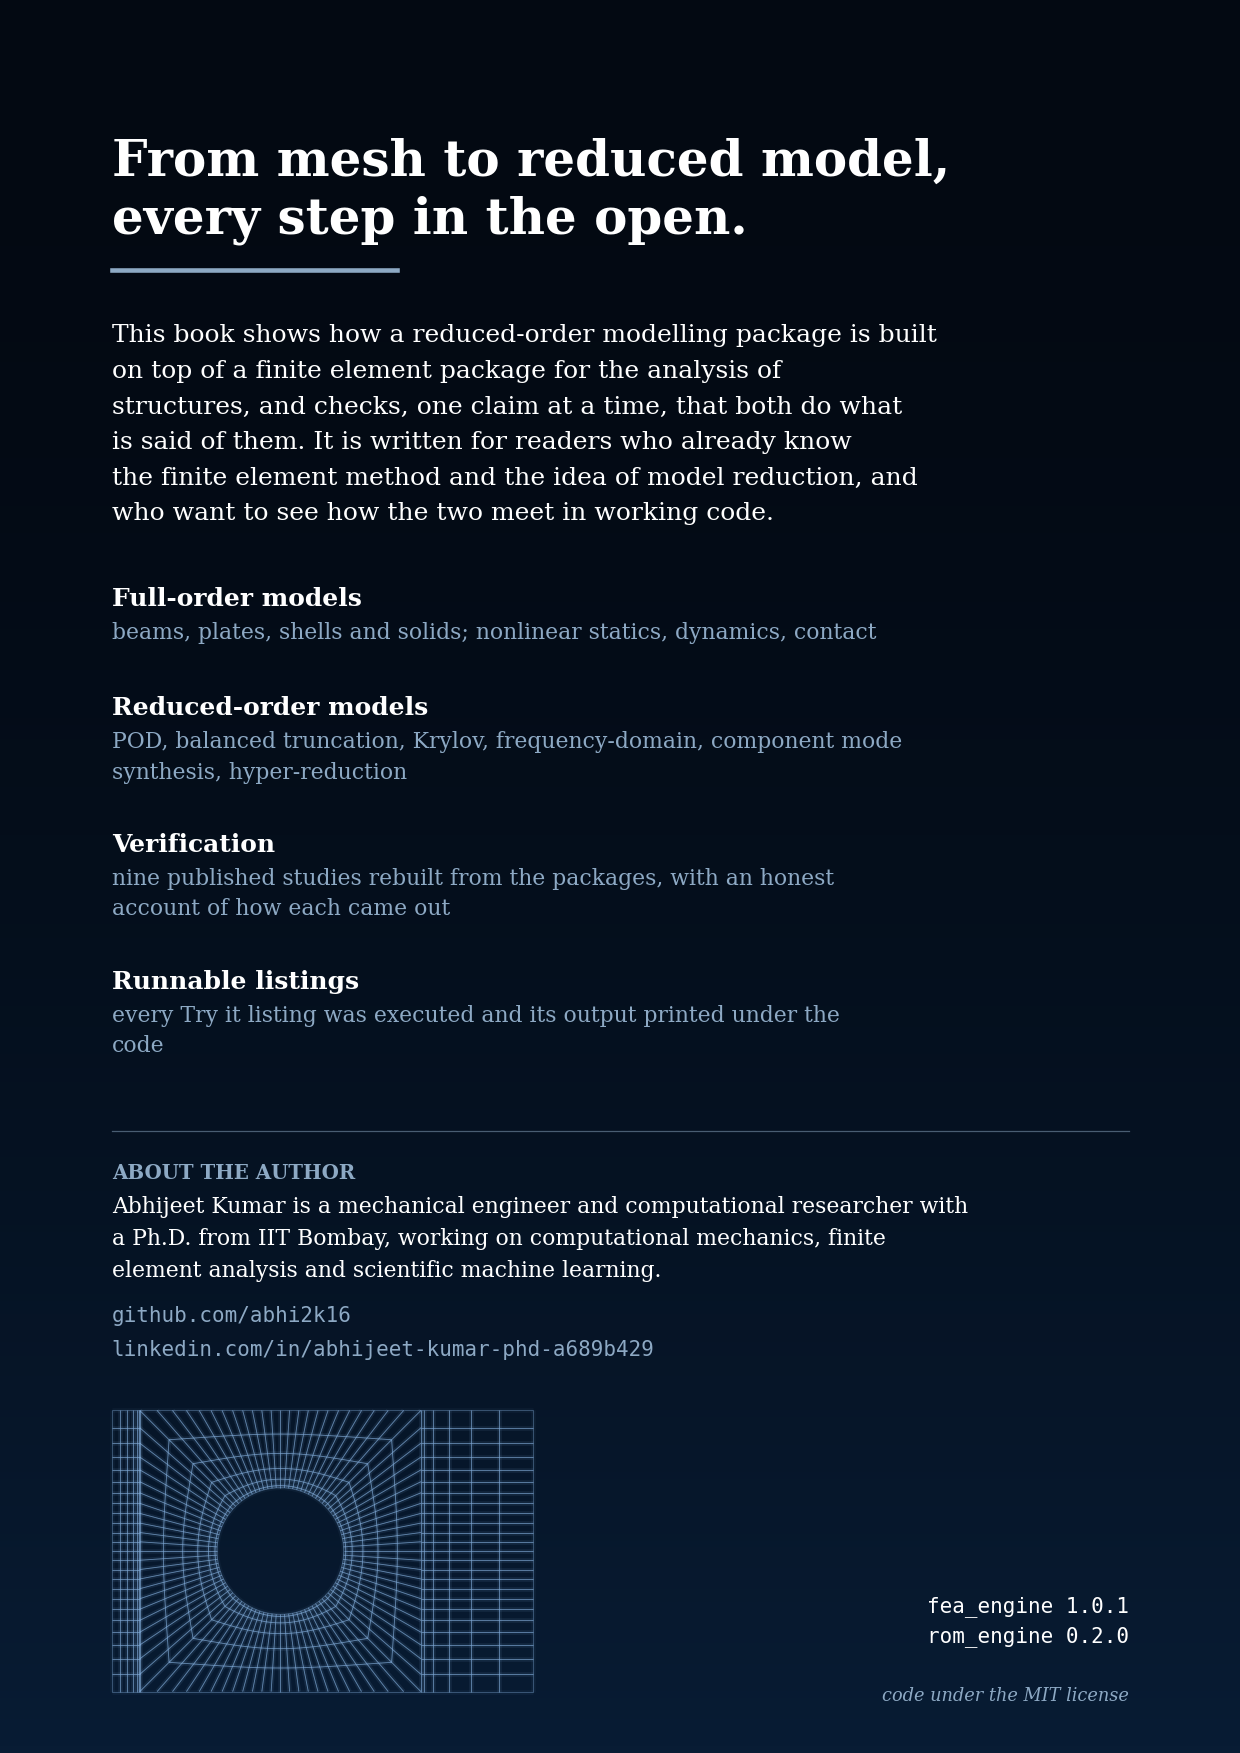

This chart was generated by the following Python code:
import numpy as np, textwrap
import matplotlib; matplotlib.use("Agg")
import matplotlib.pyplot as plt
from matplotlib.collections import LineCollection
from fea_engine.mesh import hole_in_rectangle_mesh

BG, INK, ACC = "#040C16", "#FFFFFF", "#8DA9C4"
serif, mono = "DejaVu Serif", "DejaVu Sans Mono"
fig = plt.figure(figsize=(8.27, 11.69), facecolor=BG)
ax = fig.add_axes([0, 0, 1, 1]); ax.set_xlim(0, 1); ax.set_ylim(0, 1); ax.axis("off")
grad = np.linspace(0, 1, 256)[:, None, None]
top, low = np.array([3, 9, 18]) / 255.0, np.array([8, 28, 52]) / 255.0
ax.imshow(top + (low - top) * grad ** 1.8 * np.ones((1, 2, 1)), extent=[0, 1, 0, 1], aspect="auto", zorder=0)

# faint mesh band at the foot of the page (same plate-with-hole mesh as the front)
m = hole_in_rectangle_mesh(3.0, 2.0, (1.2, 1.0), 0.45, 6, 24)
X, E = m.nodes, m.elements
W = 0.34; sx = W / 3.0; sy = sx * 8.27 / 11.69; x0, y0 = 0.09, 0.035
segs = []
for e in E:
    for i in range(4):
        p, q = e[i], e[(i + 1) % 4]
        segs.append([(x0 + sx * X[p, 0], y0 + sy * X[p, 1]), (x0 + sx * X[q, 0], y0 + sy * X[q, 1])])
for lw, al in ((2.2, 0.05), (0.4, 0.40)):
    ax.add_collection(LineCollection(segs, colors="#8DB9E8", linewidths=lw, alpha=al, zorder=1))

L = 0.09
ax.text(L, 0.90, "From mesh to reduced model,", color=INK, fontsize=24, family=serif, weight="bold")
ax.text(L, 0.867, "every step in the open.", color=INK, fontsize=24, family=serif, weight="bold")
ax.plot([L, L + 0.23], [0.846, 0.846], color=ACC, lw=2.2)

blurb = ("This book shows how a reduced-order modelling package is built on top of a finite element "
         "package for the analysis of structures, and checks, one claim at a time, that both do what "
         "is said of them. It is written for readers who already know the finite element method and "
         "the idea of model reduction, and who want to see how the two meet in working code.")
ax.text(L, 0.815, "\n".join(textwrap.wrap(blurb, 62)), color=INK, fontsize=12, family=serif, linespacing=1.7, va="top")

items = [("Full-order models", "beams, plates, shells and solids; nonlinear statics, dynamics, contact"),
         ("Reduced-order models", "POD, balanced truncation, Krylov, frequency-domain, component mode synthesis, hyper-reduction"),
         ("Verification", "nine published studies rebuilt from the packages, with an honest account of how each came out"),
         ("Runnable listings", "every Try it listing was executed and its output printed under the code")]
y = 0.665
for head, body in items:
    ax.text(L, y, head, color=INK, fontsize=12, family=serif, weight="bold", va="top")
    ax.text(L, y - 0.020, "\n".join(textwrap.wrap(body, 70)), color=ACC, fontsize=10.5, family=serif, linespacing=1.5, va="top")
    y -= 0.062 if len(body) <= 70 else 0.078

ax.plot([L, 1 - L], [0.355, 0.355], color=ACC, lw=0.6, alpha=0.5)
ax.text(L, 0.337, "ABOUT THE AUTHOR", color=ACC, fontsize=9.5, family=serif, weight="bold", va="top")
bio = ("Abhijeet Kumar is a mechanical engineer and computational researcher with a Ph.D. from IIT Bombay, "
       "working on computational mechanics, finite element analysis and scientific machine learning.")
ax.text(L, 0.318, "\n".join(textwrap.wrap(bio, 74)), color=INK, fontsize=10.5, family=serif, linespacing=1.6, va="top")
ax.text(L, 0.255, "github.com/abhi2k16", color=ACC, fontsize=10, family=mono, va="top")
ax.text(L, 0.236, "linkedin.com/in/abhijeet-kumar-phd-a689b429", color=ACC, fontsize=10, family=mono, va="top")
ax.text(1 - L, 0.090, "fea_engine 1.0.1\nrom_engine 0.2.0", color=INK, fontsize=10, family=mono, ha="right", va="top", linespacing=1.6)
ax.text(1 - L, 0.030, "code under the MIT license", color=ACC, fontsize=8.5, family=serif, ha="right", style="italic")
fig.savefig("/tmp/back.pdf", facecolor=BG); fig.savefig("/tmp/back.png", dpi=150, facecolor=BG)
